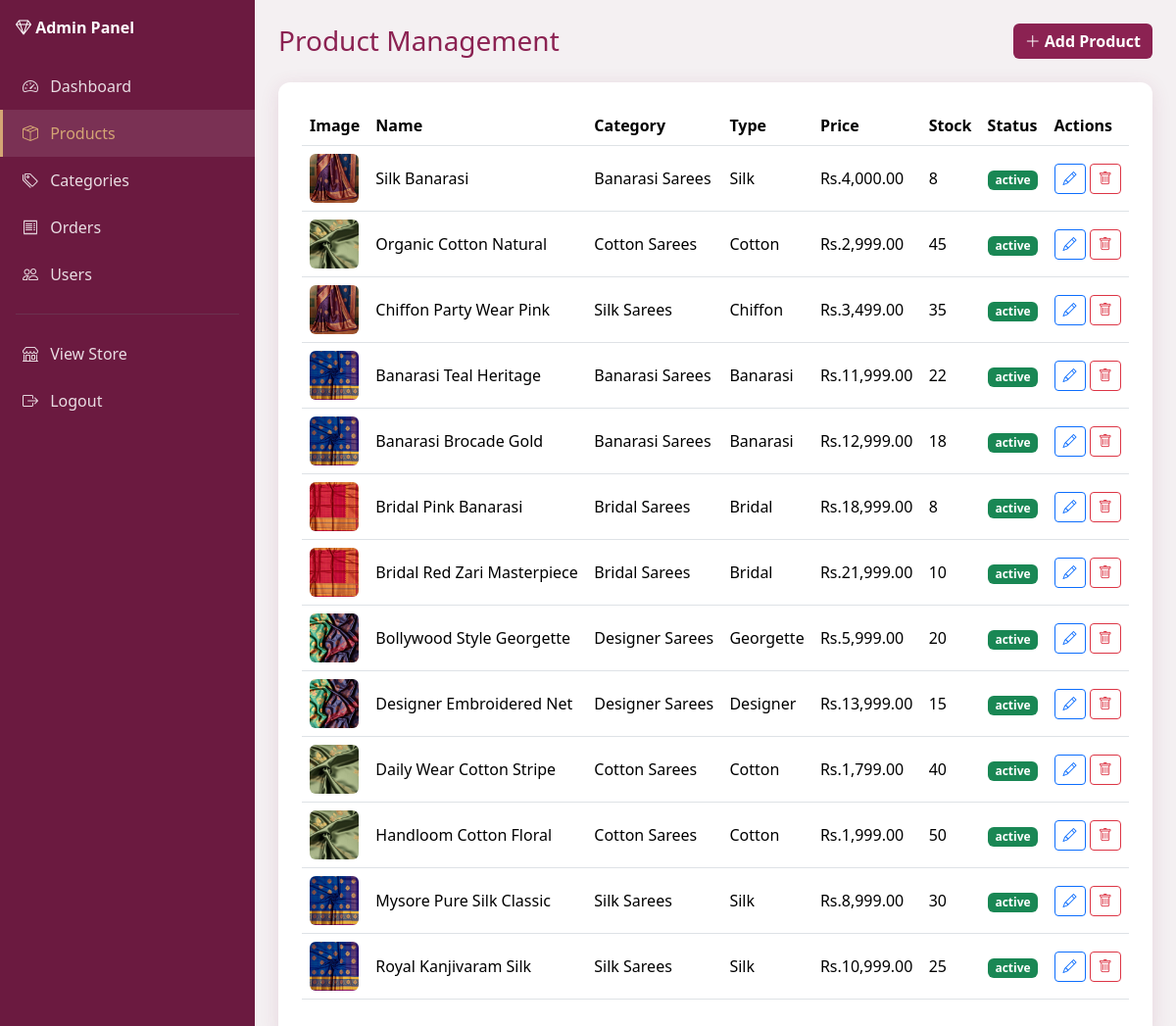
Screenshot of /admin/products.php (signed in) with the database file from the repository.
### tables this page shows
CREATE TABLE `products` (
  `id` int NOT NULL,
  `category_id` int NOT NULL,
  `name` varchar(200) NOT NULL,
  `slug` varchar(220) NOT NULL,
  `description` text,
  `saree_type` enum('Silk','Cotton','Designer','Bridal','Banarasi','Chiffon','Georgette') NOT NULL,
  `price` decimal(10,2) NOT NULL,
  `discount_price` decimal(10,2) DEFAULT NULL,
  `stock` int DEFAULT '0',
  `image` varchar(255) DEFAULT NULL,
  `is_featured` tinyint(1) DEFAULT '0',
  `is_new_arrival` tinyint(1) DEFAULT '0',
  `status` enum('active','inactive') DEFAULT 'active',
  `created_at` timestamp NULL DEFAULT CURRENT_TIMESTAMP
);

CREATE TABLE `categories` (
  `id` int NOT NULL,
  `name` varchar(100) NOT NULL,
  `slug` varchar(100) NOT NULL,
  `description` text,
  `image` varchar(255) DEFAULT NULL,
  `status` enum('active','inactive') DEFAULT 'active',
  `created_at` timestamp NULL DEFAULT CURRENT_TIMESTAMP
);

### includes/functions.php (called while the page is built, shortened)
<?php
function e(string $value): string
{
    return htmlspecialchars($value, ENT_QUOTES, 'UTF-8');
}
function product_image_url(?string $filename): string
{
    foreach (['sarees', 'products'] as $folder) {
        $path = BASE_PATH . '/' . ASSETS_IMAGES . $folder . '/' . $filename;
        if (file_exists($path)) {
            return ASSETS_IMAGES . $folder . '/' . $filename;
        }
    }
    $mapped = [
        'silk_saree_1.jpg' => ASSETS_IMAGES . 'sarees/silk_saree_1.jpg',
        'bridal_saree.jpg' => ASSETS_IMAGES . 'sarees/bridal_saree.jpg',
        'cotton_saree.jpg' => ASSETS_IMAGES . 'sarees/cotton_saree.jpg',
        'designer_saree.jpg' => ASSETS_IMAGES . 'sarees/designer_saree.jpg',
    ];
    return $mapped[$filename] ?? ASSETS_IMAGES . 'products/default_saree.jpg';
}
function format_price(float $amount): string
{
    return 'Rs.' . number_format($amount, 2);
}

### admin/products.php (the view, shortened to what this page needs)
<?php
require_once 'includes/admin-header.php';
$products = $pdo->query('
    SELECT p.*, c.name AS category_name FROM products p
    JOIN categories c ON c.id = p.category_id ORDER BY p.id DESC
')->fetchAll();
?>
<div class="d-flex justify-content-between align-items-center mb-4">
    <h1 class="h3 mb-0" style="color:var(--primary)">Product Management</h1>
    <a href="product-form.php" class="btn btn-primary-elegance"><i class="bi bi-plus-lg"></i> Add Product</a>
</div>
<div class="chart-container">
    <div class="table-responsive">
        <table class="table table-hover align-middle">
            <thead>
                <tr>
                    <th>Image</th>
                    <th>Name</th>
                    <th>Category</th>
                    <th>Type</th>
                    <th>Price</th>
                    <th>Stock</th>
                    <th>Status</th>
                    <th>Actions</th>
                </tr>
            </thead>
            <tbody>
                <?php foreach ($products as $p): ?>
                <tr>
                    <td><img src="../<?= e(product_image_url($p['image'])) ?>" width="50" height="50" style="object-fit:cover;border-radius:6px" alt=""></td>
                    <td><?= e($p['name']) ?></td>
                    <td><?= e($p['category_name']) ?></td>
                    <td><?= e($p['saree_type']) ?></td>
                    <td><?= format_price((float) ($p['discount_price'] ?? $p['price'])) ?></td>
                    <td><?= (int) $p['stock'] ?></td>
                    <td><span class="badge bg-<?= $p['status'] === 'active' ? 'success' : 'secondary' ?>"><?= e($p['status']) ?></span></td>
                    <td>
                        <a href="product-form.php?id=<?= $p['id'] ?>" class="btn btn-sm btn-outline-primary"><i class="bi bi-pencil"></i></a>
                        <a href="products.php?delete=<?= $p['id'] ?>" class="btn btn-sm btn-outline-danger" onclick="return confirm('Delete this product?')"><i class="bi bi-trash"></i></a>
                    </td>
                </tr>
                <?php endforeach; ?>
            </tbody>
        </table>
    </div>
</div>
<?php require_once 'includes/admin-footer.php';

### css/style.css (style rules this page uses)
:root { --primary: #8b2252; --primary-dark: #6b1a40; --accent: #d4a574; --accent-light: #f5e6d3; --rose: #f8e8ee; --cream: #fdf8f5; --text: #3d2c35; --text-muted: #7a6570; --shadow: 0 4px 20px rgba(139, 34, 82, 0.12); --radius: 12px; }
* { box-sizing: border-box; }
body { font-family: 'Segoe UI', Tahoma, Geneva, Verdana, sans-serif; color: var(--text); background: var(--cream); min-height: 100vh; display: flex; flex-direction: column; }
.btn-primary-elegance { background: var(--primary); border: none; color: #fff; font-weight: 600; }
.chart-container { background: #fff; border-radius: var(--radius); padding: 1.5rem; box-shadow: var(--shadow); }

### rows the page displays
products: name "Silk Banarasi", category.name "Banarasi Sarees", saree_type "Silk", discount_price "Rs.4,000.00", stock "8", status "active"
products: image (picture), name "Organic Cotton Natural", category.name "Cotton Sarees", saree_type "Cotton", discount_price+price "Rs.2,999.00", stock "45", status "active"
products: name "Chiffon Party Wear Pink", category.name "Silk Sarees", saree_type "Chiffon", discount_price "Rs.3,499.00", stock "35", status "active"
products: image (picture), name "Banarasi Teal Heritage", category.name "Banarasi Sarees", saree_type "Banarasi", discount_price+price "Rs.11,999.00", stock "22", status "active"
products: image (picture), name "Banarasi Brocade Gold", category.name "Banarasi Sarees", saree_type "Banarasi", discount_price "Rs.12,999.00", stock "18", status "active"
products: image (picture), name "Bridal Pink Banarasi", category.name "Bridal Sarees", saree_type "Bridal", discount_price+price "Rs.18,999.00", stock "8", status "active"
products: image (picture), name "Bridal Red Zari Masterpiece", category.name "Bridal Sarees", saree_type "Bridal", discount_price "Rs.21,999.00", stock "10", status "active"
products: image (picture), name "Bollywood Style Georgette", category.name "Designer Sarees", saree_type "Georgette", discount_price "Rs.5,999.00", stock "20", status "active"
products: image (picture), name "Designer Embroidered Net", category.name "Designer Sarees", saree_type "Designer", discount_price "Rs.13,999.00", stock "15", status "active"
products: image (picture), name "Daily Wear Cotton Stripe", category.name "Cotton Sarees", saree_type "Cotton", discount_price+price "Rs.1,799.00", stock "40", status "active"
products: image (picture), name "Handloom Cotton Floral", category.name "Cotton Sarees", saree_type "Cotton", discount_price "Rs.1,999.00", stock "50", status "active"
products: image (picture), name "Mysore Pure Silk Classic", category.name "Silk Sarees", saree_type "Silk", discount_price+price "Rs.8,999.00", stock "30", status "active"
products: image (picture), name "Royal Kanjivaram Silk", category.name "Silk Sarees", saree_type "Silk", discount_price "Rs.10,999.00", stock "25", status "active"
